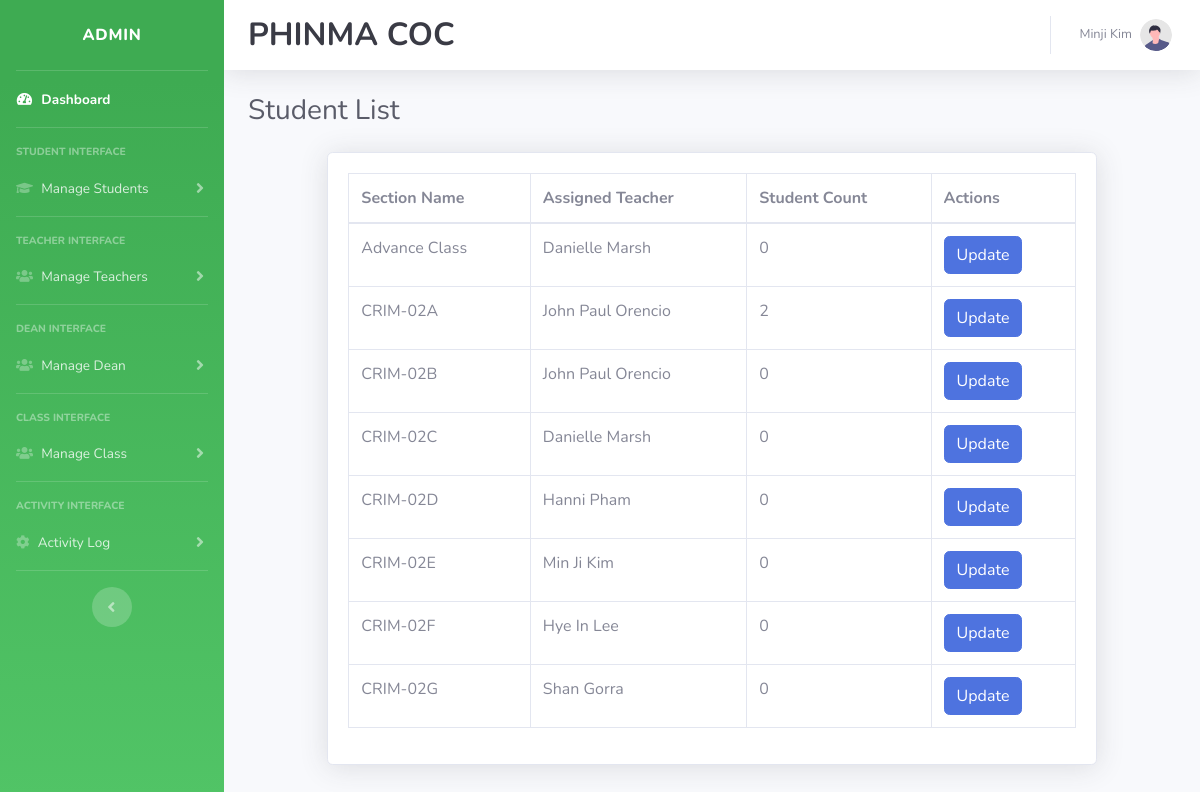
/admin/section_list.php (signed in), run on an earlier commit of the app's database.
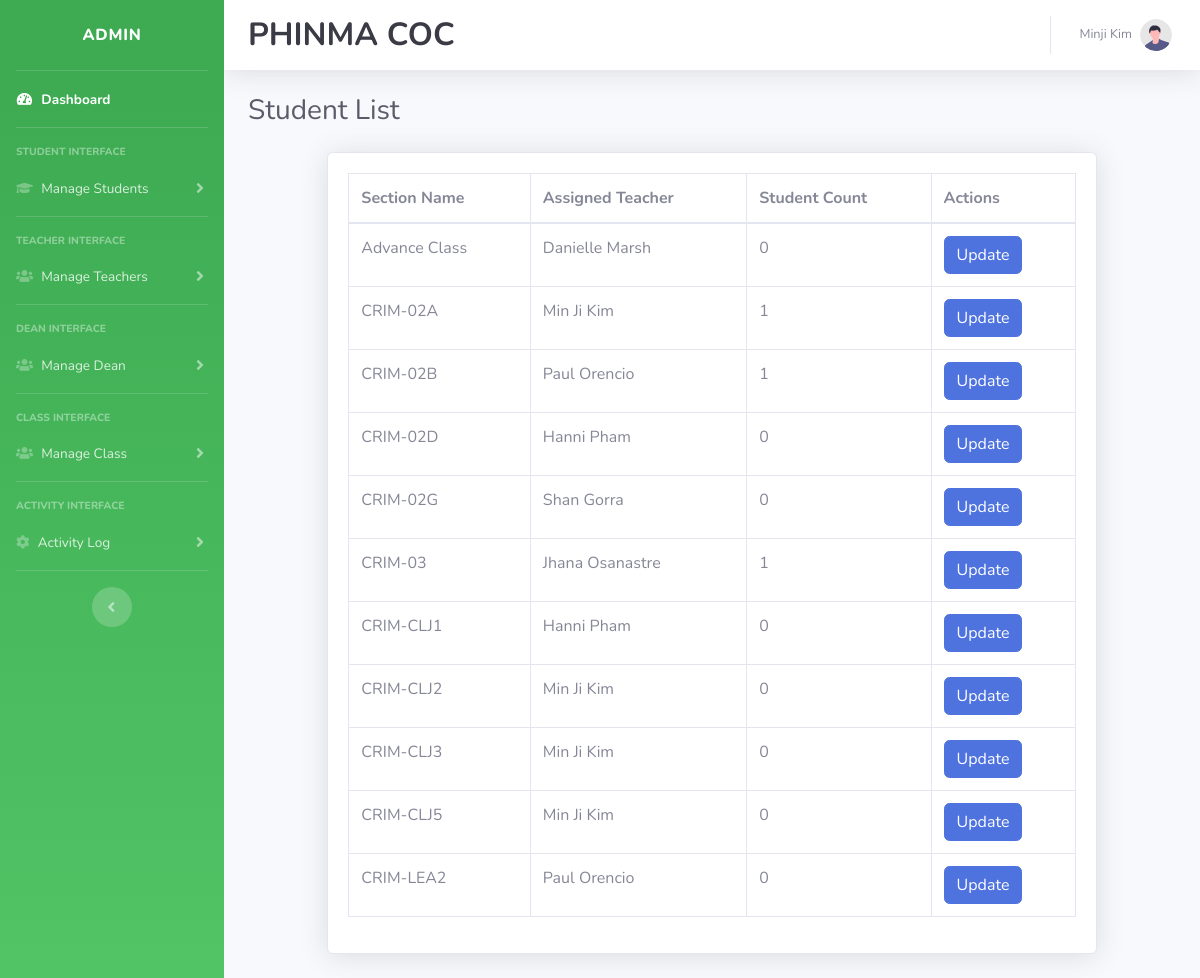
And on a later commit of the database.
### tables this page shows
CREATE TABLE `tbl_section` (
  `section_id` varchar(50) NOT NULL,
  `teacher_id` varchar(50) NOT NULL
);

CREATE TABLE `tbl_teachers` (
  `teacher_id` varchar(30) NOT NULL,
  `firstname` varchar(30) NOT NULL,
  `lastname` varchar(30) NOT NULL,
  `gender` varchar(30) NOT NULL,
  `email` varchar(128) NOT NULL,
  `password` varchar(128) NOT NULL,
  `active` varchar(30) NOT NULL,
  `image` varchar(150) NOT NULL
);

### admin/section_list.php (the view, shortened to what this page needs)
<?php
require('../includes/connection.php');
$query = "SELECT
            tbl_section.*,
            tbl_teachers.firstname AS teacher_firstname,
            tbl_teachers.lastname AS teacher_lastname,
            COUNT(tbl_studentclasses.student_id) AS student_count
          FROM
            tbl_section
          INNER JOIN
            tbl_teachers ON tbl_section.teacher_id = tbl_teachers.teacher_id
          LEFT JOIN
            tbl_studentclasses ON tbl_section.section_id = tbl_studentclasses.section_name
          GROUP BY
            tbl_section.section_id;
";
$stmt = $conn->prepare($query);
$stmt->execute();
$section_list = $stmt->fetchAll(PDO::FETCH_ASSOC);
?>
<!DOCTYPE html>
<html lang="en">
<head>
    <link href="vendor/fontawesome-free/css/all.min.css" rel="stylesheet" type="text/css">
    <link href="css/sb-admin-2.min.css" rel="stylesheet">
    <link rel="stylesheet" type="text/css" href="https://cdn.datatables.net/1.13.7/css/jquery.dataTables.min.css">
</head>
<body id="page-top">
    <div id="wrapper">
        <?php
        include('includes/sidebar.php');
        ?>
        <div id="content-wrapper" class="d-flex flex-column">
            <div id="content">
                <?php
                include('includes/topbar.php');
                ?>
                <div class="container-fluid">
                    <div class="d-sm-flex align-items-center justify-content-between mb-4">
                        <h1 class="h3 mb-0 text-gray-800">Student List</h1>
                    </div>
                    <div class="row">
                        <div class="col-xl-10 col-lg-8 mx-auto">
                            <div class="card shadow mb-4">
                                <div class="card-body ">
                                    <div class="table-responsive ">
                                        <table class="table table-bordered" id="studentTable">
                                            <thead>
                                                <tr>
                                                    <th>Section Name</th>
                                                    <th>Assigned Teacher</th>
                                                    <th>Student Count</th>
                                                    <th>Actions</th>
                                                </tr>
                                            </thead>
                                            <tbody>
                                                <?php foreach ($section_list as $section) : ?>
                                                    <tr>
                                                        <td>
                                                            <?php echo $section['section_id']; ?>
                                                        </td>
                                                        <td>
                                                            <?php echo $section['teacher_firstname'] . ' ' . $section['teacher_lastname']; ?>
                                                        </td>
                                                        <td>
                                                            <?php echo $section['student_count']; ?>
                                                        </td>
                                                        <td><button class="btn btn-primary" data-toggle="modal" data-target="#updateSectionModal" data-section-id="<?php echo $section['section_id'] ?>" onclick="loadAndUpdateSection(this.getAttribute('data-section-id'))">Update</button></td>
                                                    </tr>
                                                <?php endforeach; ?>
                                            </tbody>
                                        </table>
                                    </div>
                                </div>
                            </div>
                        </div>
                    </div>
                </div>
            </div>
        </div>
    </div>
</body>
</html>

### admin/includes/sidebar.php (shortened to what this page needs)
<link href="vendor/fontawesome-free/css/all.min.css" rel="stylesheet" type="text/css">
<ul class="navbar-nav bg-gradient-primary sidebar sidebar-dark accordion" id="accordionSidebar">
    <a class="sidebar-brand d-flex align-items-center justify-content-center" href="">
        <div class="sidebar-brand-text mx-3">ADMIN</div>
    </a>
    <hr class="sidebar-divider my-0">
    <li class="nav-item active">
        <a class="nav-link" href="index.php">
            <i class="fas fa-fw fa-tachometer-alt"></i>
            <span>Dashboard</span></a>
    </li>
    <hr class="sidebar-divider">
    <div class="sidebar-heading">
        Student Interface
    </div>
    <li class="nav-item">
        <a class="nav-link collapsed" href="#" data-toggle="collapse" data-target="#collapseTwo" aria-expanded="true"
            aria-controls="collapseTwo">
            <i class="fas fa-graduation-cap"></i>
            <span>Manage Students</span>
        </a>
    </li>
    <hr class="sidebar-divider">
    <div class="sidebar-heading">
        Teacher Interface
    </div>
    <li class="nav-item">
        <a class="nav-link collapsed" href="#" data-toggle="collapse" data-target="#collapseTeachers"
            aria-expanded="true" aria-controls="collapseTeachers">
            <i class="fas fa fa-users"></i>
            <span>Manage Teachers</span>
        </a>
    </li>
    <hr class="sidebar-divider">
    <div class="sidebar-heading">
         Dean Interface
    </div>
    <li class="nav-item">
        <a class="nav-link collapsed" href="#" data-toggle="collapse" data-target="#collapseDeans" aria-expanded="true"
            aria-controls="collapseDeans">
            <i class="fas fa fa-users"></i>
            <span>Manage Dean</span>
        </a>
    </li>
    <hr class="sidebar-divider">
    <div class="sidebar-heading">
        Class Interface
    </div>
    <li class="nav-item">
        <a class="nav-link collapsed" href="#" data-toggle="collapse" data-target="#collapseClass" aria-expanded="true"
            aria-controls="collapseDeans">
            <i class="fas fa fa-users"></i>
            <span>Manage Class</span>
        </a>
    </li>
    <hr class="sidebar-divider">
    <div class="sidebar-heading">
        Activity Interface
    </div>
    <li class="nav-item">
        <a class="nav-link collapsed" href="#" data-toggle="collapse" data-target="#collapseLog" aria-expanded="true"
            aria-controls="collapseDeans">
            <i class="fas fa fa-cog"></i>
            <span>Activity Log</span>
        </a>
    </li>
    <hr class="sidebar-divider d-none d-md-block">
    <div class="text-center d-none d-md-inline">
        <button class="rounded-circle border-0" id="sidebarToggle"></button>
    </div>
</ul>

### admin/includes/topbar.php (shortened to what this page needs)
<nav class="navbar navbar-expand navbar-light bg-white topbar mb-4 static-top shadow">
      <h1 class="h2 mb-0 ml-2 text-gray-900 font-weight-bold">PHINMA COC</h1>
    <ul class="navbar-nav ml-auto">
        <li class="nav-item dropdown no-arrow">
            <a class="nav-link dropdown-toggle" href="#" id="userDropdown" role="button" data-toggle="dropdown" aria-haspopup="true" aria-expanded="false">
                <span class="mr-2 d-none d-lg-inline text-gray-600 small">
                    <?php
                    if (isset($_SESSION['admin_id'])) {
                        $adminId = $_SESSION['admin_id'];
                        $stmt = $conn->prepare("SELECT `firstname`, `lastname` FROM `tbl_admin` WHERE `admin_id` = :admin_id");
                        $stmt->bindParam(':admin_id', $adminId);
                        $stmt->execute();
                        if ($row = $stmt->fetch(PDO::FETCH_ASSOC)) {
                              echo $row['firstname'] . ' ' . $row['lastname'];
                        } else {
                            echo 'User';
                        }
                    } else {
                        echo 'User';
                    }
                    ?>
                </span>
                <img class="img-profile rounded-circle" src="img/undraw_profile.svg">
            </a>
        </li>
    </ul>
</nav>

What changed in the data, as far as the page shows it:
removed tbl_section: section_id "CRIM-02C", teacher.firstname "Danielle", teacher.lastname "Marsh", student_count "0"
removed tbl_section: section_id "CRIM-02E", teacher.firstname "Min Ji", teacher.lastname "Kim", student_count "0"
removed tbl_section: section_id "CRIM-02F", teacher.firstname "Hye In", teacher.lastname "Lee", student_count "0"
changed tbl_section "CRIM-02A": teacher.firstname "John Paul" → "Min Ji"; teacher.lastname "Orencio" → "Kim"; student_count "2" → "1"
changed through a linked row, tbl_section "CRIM-02B": teacher.firstname "John Paul" → "Paul"; student_count "0" → "1"
added tbl_section: section_id "CRIM-03", teacher.firstname "Jhana", teacher.lastname "Osanastre", student_count "1"
added tbl_section: section_id "CRIM-CLJ1", teacher.firstname "Hanni", teacher.lastname "Pham", student_count "0"
added tbl_section: section_id "CRIM-CLJ2", teacher.firstname "Min Ji", teacher.lastname "Kim", student_count "0"
added tbl_section: section_id "CRIM-CLJ3", teacher.firstname "Min Ji", teacher.lastname "Kim", student_count "0"
added tbl_section: section_id "CRIM-CLJ5", teacher.firstname "Min Ji", teacher.lastname "Kim", student_count "0"
added tbl_section: section_id "CRIM-LEA2", teacher.firstname "Paul", teacher.lastname "Orencio", student_count "0"
